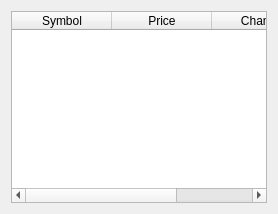
<?xml version="1.0" encoding="UTF-8"?>
<ui version="4.0">
 <class>Watchlist</class>
 <widget class="QWidget" name="Watchlist">
  <property name="windowTitle">
   <string>Watchlist</string>
  </property>
  <layout class="QVBoxLayout" name="verticalLayout">
   <item>
    <widget class="QTableWidget" name="tableWidget">
     <column>
      <property name="text">
       <string>Symbol</string>
      </property>
     </column>
     <column>
      <property name="text">
       <string>Price</string>
      </property>
     </column>
     <column>
      <property name="text">
       <string>Change</string>
      </property>
     </column>
    </widget>
   </item>
  </layout>
 </widget>
 <resources/>
 <connections/>
 </ui>
